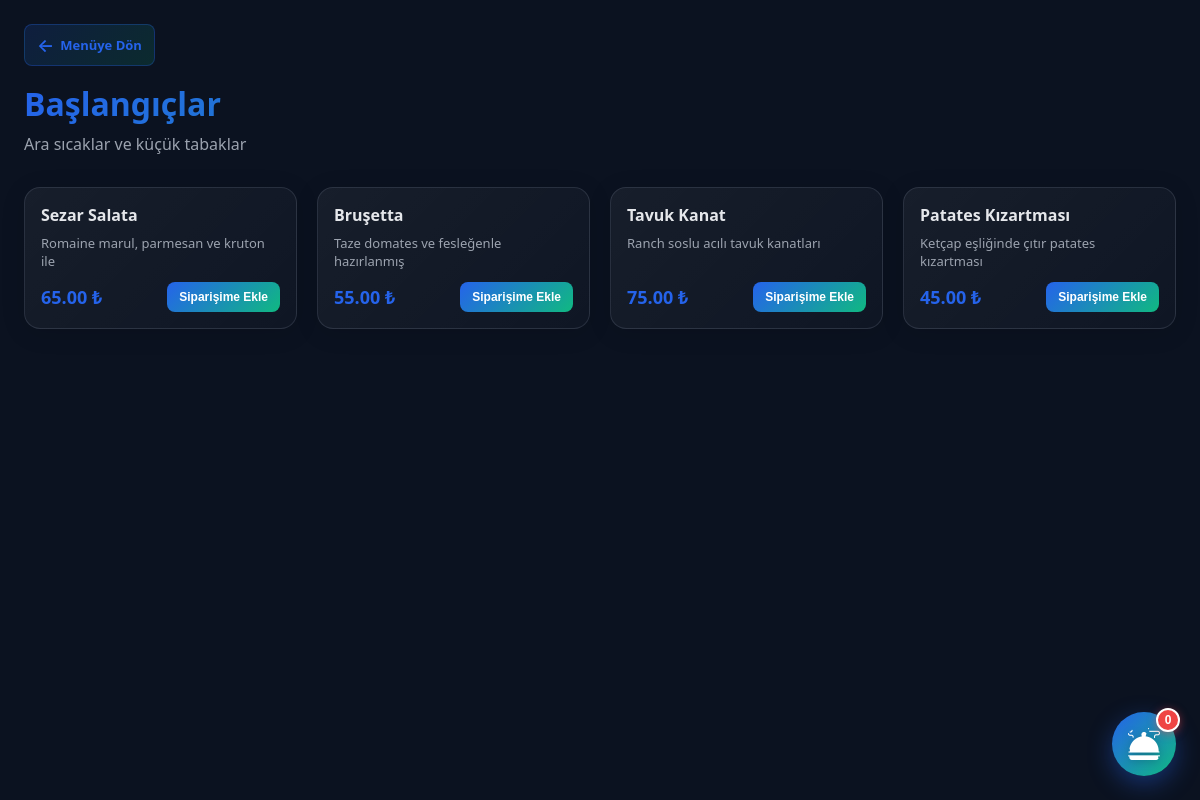
Page /customer/category.php?category_id=1 on the committed database.
### tables this page shows
CREATE TABLE MenuCategories (
    category_id INT AUTO_INCREMENT PRIMARY KEY,
    category_name VARCHAR(50) NOT NULL UNIQUE,
    description TEXT,
    display_order INT DEFAULT 0,
    created_at TIMESTAMP DEFAULT CURRENT_TIMESTAMP
);

CREATE TABLE MenuProducts (
    product_id INT AUTO_INCREMENT PRIMARY KEY,
    category_id INT NOT NULL,
    product_name VARCHAR(100) NOT NULL,
    description TEXT,
    price DECIMAL(10,2) NOT NULL,
    is_available BOOLEAN DEFAULT TRUE,
    image_url VARCHAR(255),
    created_at TIMESTAMP DEFAULT CURRENT_TIMESTAMP,
    FOREIGN KEY (category_id) REFERENCES MenuCategories(category_id) ON DELETE RESTRICT,
    INDEX idx_category (category_id)
);

### customer/category.php (the view, shortened to what this page needs)
<?php
$category_id = isset($_GET['category_id']) ? (int)$_GET['category_id'] : 0;
$database = new Database();
$db = $database->getConnection();
$query = "SELECT * FROM MenuCategories WHERE category_id = ?";
$stmt = $db->prepare($query);
$stmt->execute([$category_id]);
$category = $stmt->fetch(PDO::FETCH_ASSOC);
$query = "SELECT product_id, product_name, description, price, image_url FROM MenuProducts WHERE category_id = ? AND is_available = 1 ORDER BY product_id";
$stmt = $db->prepare($query);
$stmt->execute([$category_id]);
$products = $stmt->fetchAll(PDO::FETCH_ASSOC);
$categoryNames = [
    'Appetizers' => 'Başlangıçlar',
    'Soups' => 'Çorbalar',
    'Main Courses' => 'Ana Yemekler',
    'Desserts' => 'Tatlılar',
    'Beverages' => 'İçecekler',
];
$tr_name = $categoryNames[$category['category_name']] ?? $category['category_name'];
require_once __DIR__ . '/../includes/layout/top.php';
?>
<main class="app">
    <div class="customer-container">
        <header class="category-header">
            <div class="header-nav">
                <a href="menu.php" class="back-btn">
                    <span class="back-icon">←</span>
                    <span class="back-text">Menüye Dön</span>
                </a>
            </div>
            <h1><?= htmlspecialchars($tr_name) ?></h1>
            <p class="category-desc"><?= htmlspecialchars($category['description'] ?? '') ?></p>
        </header>
        <div class="products-grid">
            <?php if (empty($products)): ?>
                <div class="empty-state">
                    <p>📭 Bu kategoride ürün bulunamadı.</p>
                </div>
            <?php else: ?>
                <?php foreach ($products as $product): ?>
                    <div class="product-card">
                        <div class="product-content">
                            <h3 class="product-name"><?= htmlspecialchars($product['tr_name']) ?></h3>
                            <?php if ($product['tr_desc']): ?>
                                <p class="product-desc"><?= htmlspecialchars($product['tr_desc']) ?></p>
                            <?php endif; ?>
                            <div class="product-footer">
                                <span class="product-price"><?= number_format($product['price'], 2) ?> ₺</span>
                                <div class="product-cart-controls"
                                     id="cartControls_<?= $product['product_id'] ?>"
                                     data-product-id="<?= $product['product_id'] ?>"
                                     data-product-name="<?= htmlspecialchars($product['tr_name'], ENT_QUOTES) ?>"
                                     data-product-price="<?= $product['price'] ?>"
                                     data-product-image="<?= htmlspecialchars($product['image_url'] ?? '', ENT_QUOTES) ?>">
                                </div>
                            </div>
                        </div>
                    </div>
                <?php endforeach; ?>
            <?php endif; ?>
        </div>
    </div>
    <button class="order-bubble" id="orderBubble" onclick="toggleOrderPanel()">
        <img src="../assets/images/serving-dishes.png" alt="Siparişler" class="order-bubble__icon">
        <span class="order-bubble__badge" id="orderBadge">0</span>
    </button>
</main>
<?php require_once __DIR__ . '/../includes/layout/bottom.php'; ?>

### assets/css/style.css (style rules this page uses)
:root { --bg: #0b1220; --card: rgba(17, 24, 39, 0.75); --card-solid: #111827; --text: #e5e7eb; --muted: #9ca3af; --line: rgba(148, 163, 184, 0.18); --primary: #2563eb; --primary-2: #1d4ed8; --shadow: 0 18px 60px rgba(0, 0, 0, .35); --radius: 18px; }
* { box-sizing: border-box; }
html, body { height: 100%; }
body { margin: 0; font-family: system-ui, -apple-system, Segoe UI, Roboto, Arial; background: var(--bg); color: var(--text); }
a { color: inherit; }
.app { min-height: 100%; }

### customer/category.php (style rules this page uses)
.customer-container { max-width: 1200px; margin: 0 auto; padding: 24px; }
.category-header { margin-bottom: 32px; }
.header-nav { margin-bottom: 16px; }
.back-btn { display: inline-flex; align-items: center; gap: 6px; background: linear-gradient(135deg, rgba(37, 99, 235, 0.15) 0%, rgba(16, 185, 129, 0.15) 100%); color: var(--primary, #2563eb); text-decoration: none; font-weight: 600; padding: 8px 12px; border-radius: 8px; border: 1px solid rgba(37, 99, 235, 0.3); transition: all 0.3s cubic-bezier(0.23, 1, 0.32, 1); font-size: 13px; cursor: pointer; }
.back-icon { font-size: 18px; transition: transform 0.3s ease; }
.category-header h1 { margin: 12px 0 8px; font-size: 32px; font-weight: 700; color: var(--text, #e2e8f0); background: linear-gradient(135deg, #2563eb, #10b981); -webkit-background-clip: text; -webkit-text-fill-color: transparent; background-clip: text; }
.category-desc { margin: 0; color: var(--muted, #94a3b8); font-size: 16px; }
.products-grid { display: grid; grid-template-columns: repeat(auto-fill, minmax(260px, 1fr)); gap: 20px; margin-bottom: 32px; }
.product-card { background: linear-gradient(135deg, rgba(255,255,255,0.05) 0%, rgba(255,255,255,0.02) 100%); border: 1px solid var(--line, rgba(148, 163, 184, 0.2)); border-radius: 16px; overflow: hidden; transition: all 0.35s cubic-bezier(0.23, 1, 0.32, 1); display: flex; flex-direction: column; box-shadow: 0 4px 24px rgba(0, 0, 0, 0.12); position: relative; }
.product-content { padding: 16px; display: flex; flex-direction: column; flex-grow: 1; }
.product-name { margin: 0 0 8px; font-size: 16px; font-weight: 700; color: var(--text, #e2e8f0); }
.product-desc { margin: 0 0 12px; font-size: 13px; color: var(--muted, #94a3b8); flex-grow: 1; line-height: 1.4; }
.product-footer { display: flex; justify-content: space-between; align-items: center; margin-top: auto; gap: 12px; }
.product-price { font-size: 18px; font-weight: 700; color: var(--primary, #2563eb); white-space: nowrap; }
.product-cart-controls { display: flex; align-items: center; gap: 8px; }
.product-card { animation: fadeIn 0.6s ease-out; }
.order-bubble { position: fixed; bottom: 24px; right: 24px; width: 64px; height: 64px; border-radius: 50%; background: linear-gradient(135deg, #2563eb 0%, #10b981 100%); border: none; box-shadow: 0 8px 24px rgba(37, 99, 235, 0.4); cursor: pointer; display: flex; align-items: center; justify-content: center; transition: all 0.3s cubic-bezier(0.23, 1, 0.320, 1); z-index: 999; overflow: visible; }
.order-bubble__icon { width: 32px; height: 32px; object-fit: contain; filter: brightness(0) invert(1) drop-shadow(0 2px 4px rgba(0, 0, 0, 0.2)); }
.order-bubble__badge { position: absolute; top: -4px; right: -4px; background: #ef4444; color: white; font-size: 12px; font-weight: 700; min-width: 24px; height: 24px; border-radius: 12px; display: flex; align-items: center; justify-content: center; padding: 0 6px; box-shadow: 0 2px 8px rgba(239, 68, 68, 0.5); border: 2px solid white; }

### rows in the picture
menucategories: category_name "Başlangıçlar", description "Ara sıcaklar ve küçük tabaklar"
menuproducts: product_name "Sezar Salata", description "Romaine marul, parmesan ve kruton ile", price "65.00"
menuproducts: tr_name "Bruşetta", tr_desc "Taze domates ve fesleğenle hazırlanmış", price "55.00"
menuproducts: product_name "Tavuk Kanat", description "Ranch soslu acılı tavuk kanatları", price "75.00"
menuproducts: product_name "Patates Kızartması", description "Ketçap eşliğinde çıtır patates kızartması", price "45.00"
